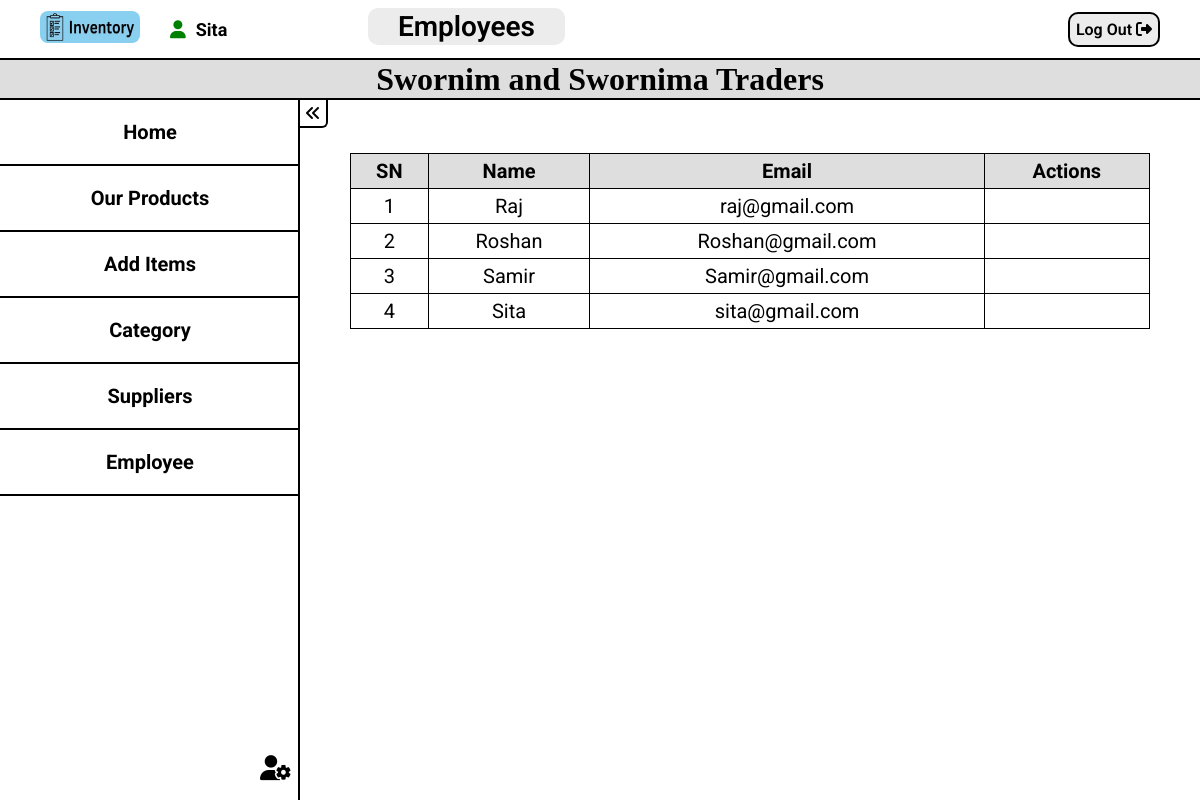
Screenshot of /pages/employee.php (signed in) with the database file from the repository.
### tables this page shows
CREATE TABLE `employee` (
  `Employee_ID` int(11) NOT NULL,
  `Employee_email` varchar(100) NOT NULL,
  `Employee_password` varchar(50) NOT NULL,
  `Employee_name` text NOT NULL
);

### pages/employee.php (the view, shortened to what this page needs)
<?php
 require("../Function/connect.php");
 ?>
<!DOCTYPE html>
<html lang="en">
  <head>
    <link rel="stylesheet" media="all"  href="../assets/css/categories.css" />
    <link rel="stylesheet" href="../assets/css/base.css">
    <link
      rel="stylesheet"
      href="https://cdnjs.cloudflare.com/ajax/libs/font-awesome/6.2.1/css/all.min.css"
    />
  </head>
  <body>
    <nav class="top">
    <div class="logo"><a href="../index.php"><img src="../assets/images/logo.jpg" alt="logo" /></a><div class="username"><i class="fa-solid fa-user"></i><?php
    if(isset($_SESSION['email'])){
      $username=mysqli_fetch_assoc(mysqli_query($conn, "SELECT * FROM `employee` WHERE Employee_email='".$_SESSION['email']."'"));
      echo $username['Employee_name'];
    }
    ?></div></div>
      <ul>
      <li class="logout"><a href="../Function/logout.php"> Log Out <i class="fa-solid fa-right-from-bracket"></i></a></li>
      <li class="add">Employees</li>
      </ul>
    </nav>
    <div class="shopname">Swornim and Swornima Traders</div>
    <nav class="side sideActive">
      <ul>
      <li><a href="./dashboard.php">Home</a></li>
        <li><a href="./ourproducts.php">Our Products</a></li>
        <li><a href="./additems.php">Add Items</a></li>
        <li><a href="./categories.php">Category</a></li>
        <li><a href="./suppliers.php">Suppliers</a></li>
        <li><a href="./employee.php">Employee</a></li>
        <a href="./settings.php"><i class="fa-solid fa-user-gear settings"></a></i>
      </ul>
      <i class="fa-solid fa-angles-left back"></i>
    </nav>
    <div class="wrapper">
      <div class="container">
       <table>
       <thead>
      <tr>
      <th>SN</th>
      <th>Name</th>
      <th>Email</th>
      <th>Actions</th>
      </tr>
      </thead>
    <tbody>
    <?php
      $res = mysqli_query($conn, "SELECT * FROM employee ORDER BY Employee_name ASC");
      if(mysqli_num_rows($res) == 0){
        echo "<p>No records found</p>";
      }
      else{
        $i = 1;
        while($row = mysqli_fetch_assoc($res)){
          ?>
        <tr>
        <td><?php echo $i?></td>
        <td><?php echo $row['Employee_name'] ?></td>
        <td> <?php echo $row['Employee_email'] ?></td>
        <td>
      </td>
        </tr>
          <?php
          $i++;
        }
      }
    ?>
</tbody>
</table>
      </div>
      </div>
  </body>
</html>

### assets/css/categories.css (style rules this page uses)
table th,td { border: 1.5px solid black; padding:5px; text-align: center; font-size: 20px; }
table { width:80vw; margin-top:20px; border-collapse: collapse; }
table th { background-color: #dedede; }

### assets/css/base.css (style rules this page uses)
* { margin: 0; padding: 0; box-sizing: border-box; font-family: 'Roboto', sans-serif; }
body { overflow-x: hidden; }
a { text-decoration: none; color: black; }
.top { width: 100vw; padding: 0px 40px; height: 60px; display: flex; align-items: center; justify-content: space-between; border-bottom: 2px solid black; position: fixed; inset: 0; z-index: 100; background-color: white; }
.logo img { height: 32px; width: 100px; cursor: pointer; border-radius: 8px; }
.logo { display: flex; align-items: center; font-weight: bold; font-size: 18px; gap:30px; }
.fa-user { padding-right:10px; color: green; }
.top ul { list-style: none; }
.logout { cursor: pointer; border: 2px solid black; border-radius: 10px; padding: 6px; background-color: #ececec; font-weight: 600; }
.add { background-color: #ececec; border-radius: 10px; position:fixed; right:635px; top:8px; padding:2px 30px; font-size: 28px; font-weight: 600; }
.shopname { height: 40px; width: 100vw; display: flex; align-items: center; justify-content: center; border-bottom: 2px solid black; top: 60px; background-color: #dedede; position: fixed; font-weight: bolder; font-size: 32px; font-family: 'Lora', serif; }
.side { width: 300px; height: calc(100vh - 100px); border-right: 2px solid black; display: flex; flex-direction: column; position: fixed; top: 100px; left: 0; transform: translateX(-100%); transition: transform 0.2s ease; }
.sideActive { transform: translateX(0%); }
.side ul { list-style: none; width: 100%; }
.side ul li { cursor: pointer; padding: 20px; border-bottom: 2px solid black; width: 300px; text-align: center; font-size: 20px; font-weight:bold; }
.back { position: absolute; top: 0px; right: -30px; border-right: 2px solid black; border-bottom: 2px solid black; border-bottom-right-radius: 6px; padding: 5px; cursor: pointer; }
.settings { position:fixed; cursor: pointer; left: 260px; bottom: 20px; font-size: 25px; }
.wrapper { margin-top:133px; margin-left: 350px; margin-right:50px; transition: margin-right .3s ease; }
.container { display:flex; justify-content:center; flex-wrap:wrap; }

### rows the page displays
employee: Employee_name "Sita", Employee_email "sita@gmail.com"
employee: Employee_name "Raj", Employee_email "raj@gmail.com"
employee: Employee_name "Roshan", Employee_email "Roshan@gmail.com"
employee: Employee_name "Samir", Employee_email "Samir@gmail.com"
